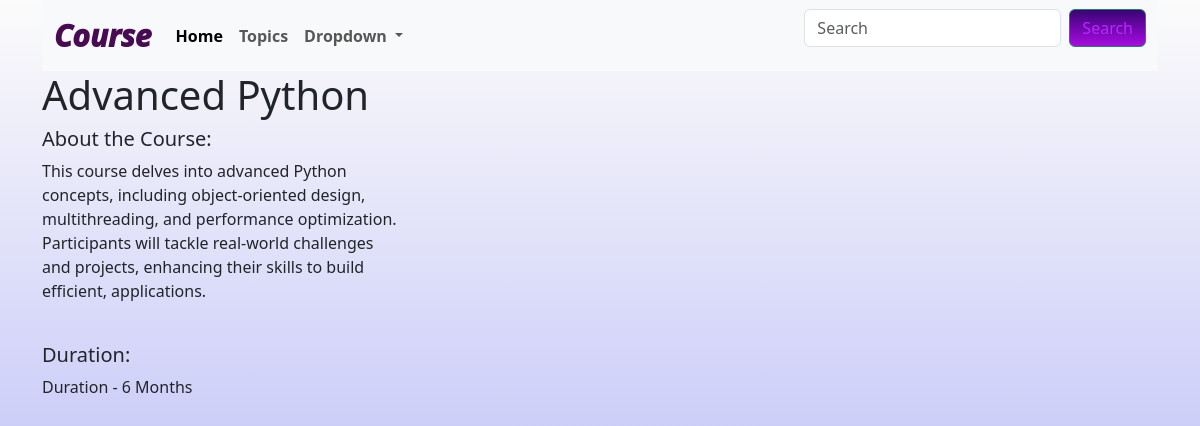
The app's page /topics/2/ with its own data.
### topics/models.py (models this page shows)
class Topic(models.Model):
    title = models.CharField(max_length=100)
    description = models.TextField()
    duration = models.CharField(max_length=20)
    image = models.FileField(upload_to="topic_images/", blank=True)

### topics/views.py (the view)
# urls.py: path("<int:pk>/", views.topic_detail, name="topic_detail"),
def topic_detail(request, pk):
    topic = Topic.objects.get(pk=pk)
    context = {
        "topic": topic
    }
    return render(request, "topics/topic_detail.html", context)

### topics/templates/topics/topic_detail.html
{% extends "base.html" %}
{% block page_content %}
<h1 >{{ topic.title }}</h1>
<div class="row">
    <div class="col-md-4">
        <h5>About the Course:</h5>
        <p>{{ topic.description }}</p>
        <br>
        <h5>Duration:</h5>
        <p>{{ topic.duration }}</p>
    </div>
</div>
{% endblock page_content %}

### pages/static/css/styles.css (style rules this page uses)
body { background: linear-gradient(to bottom, #fcfbfb, #a3a7f6); }

### records on screen
Topic: title "Advanced Python", description "This course delves into advanced Python concepts, including object-oriented design, multithreading, and performance optimization. Participants will tackle real-world challenges and projects, enhancing their skills to build efficient, applications.", duration "Duration - 6 Months"
